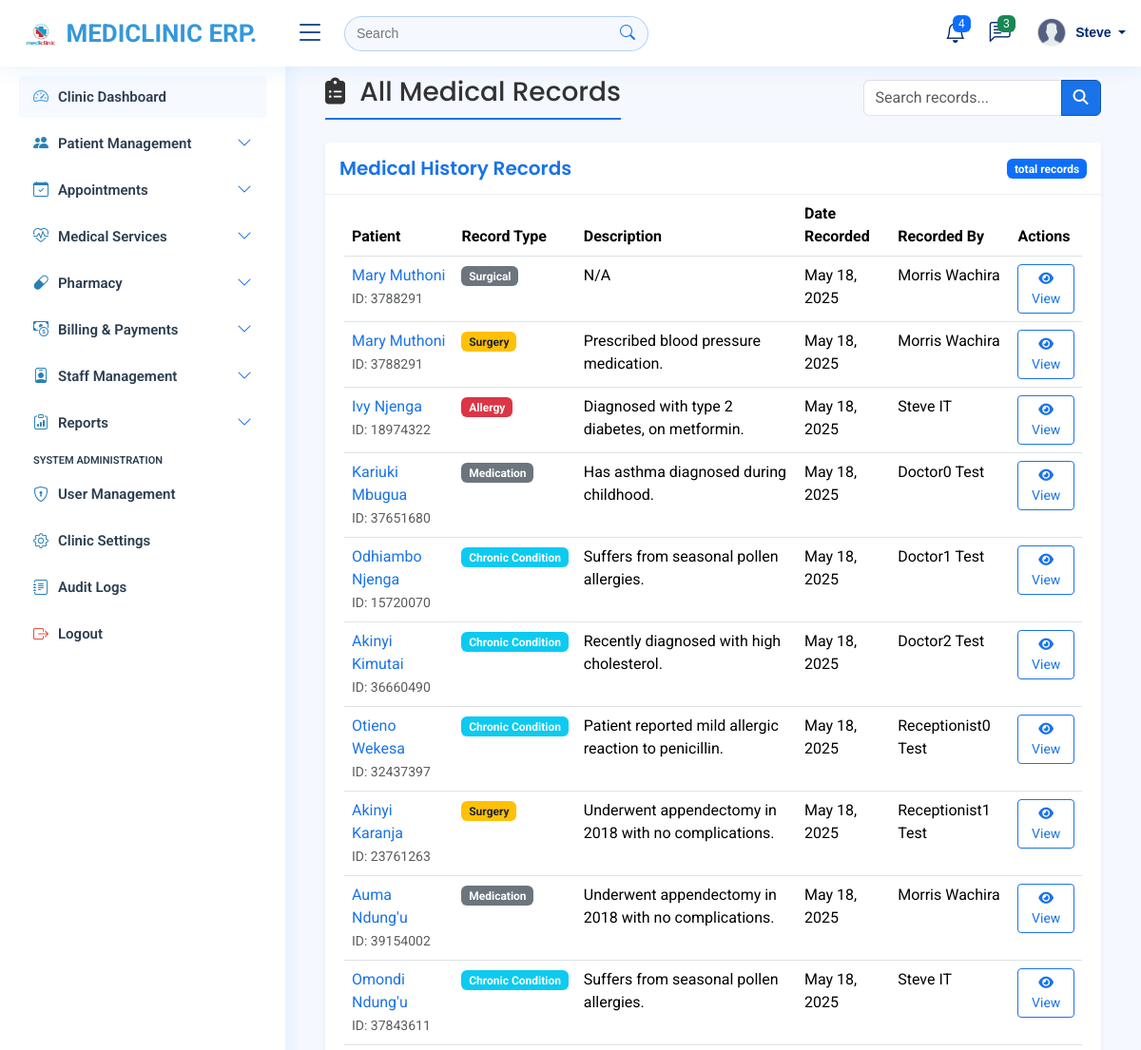
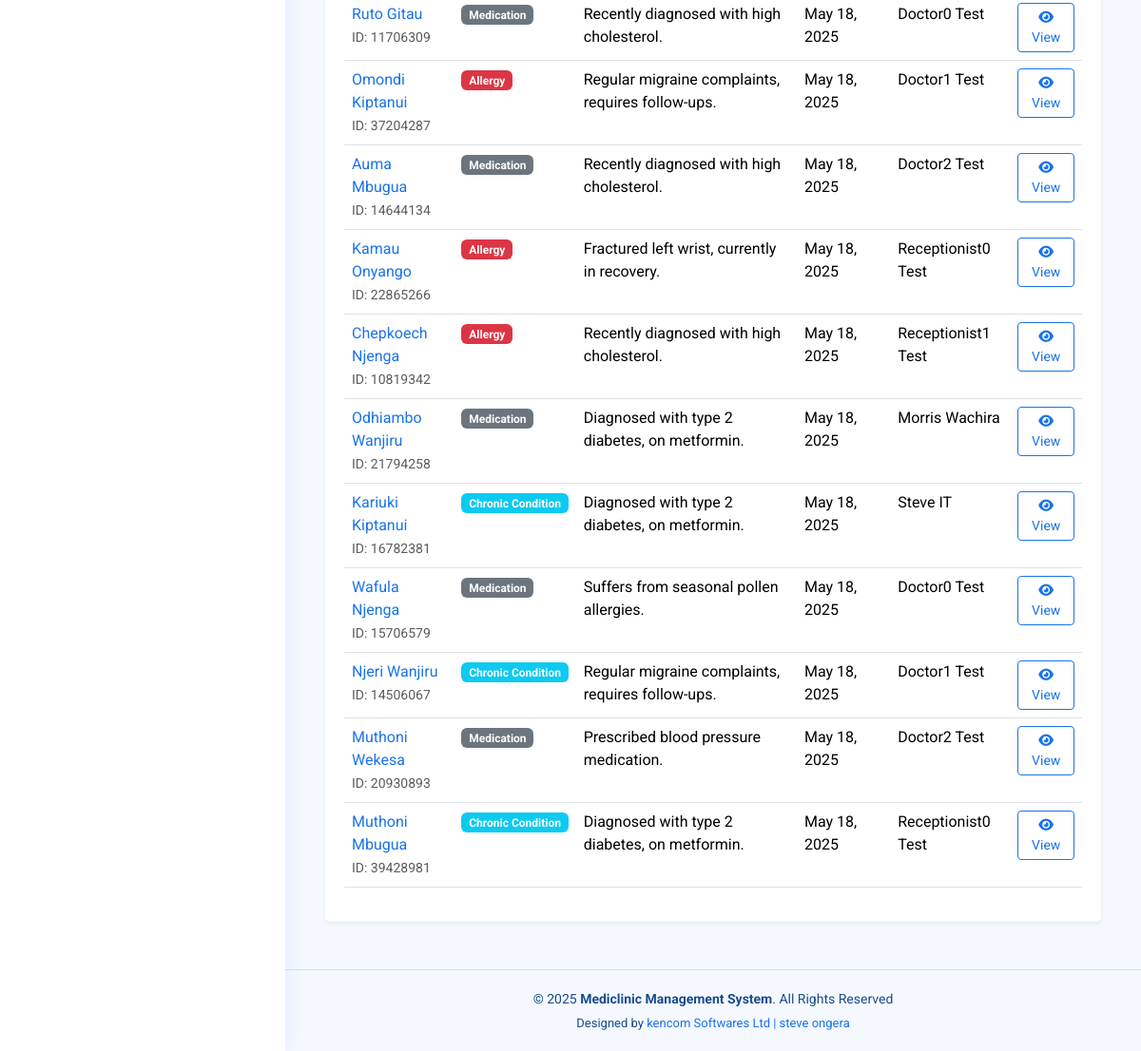
Before: /medical-records/ (signed in) with the older database file (2 pictures, top to bottom).
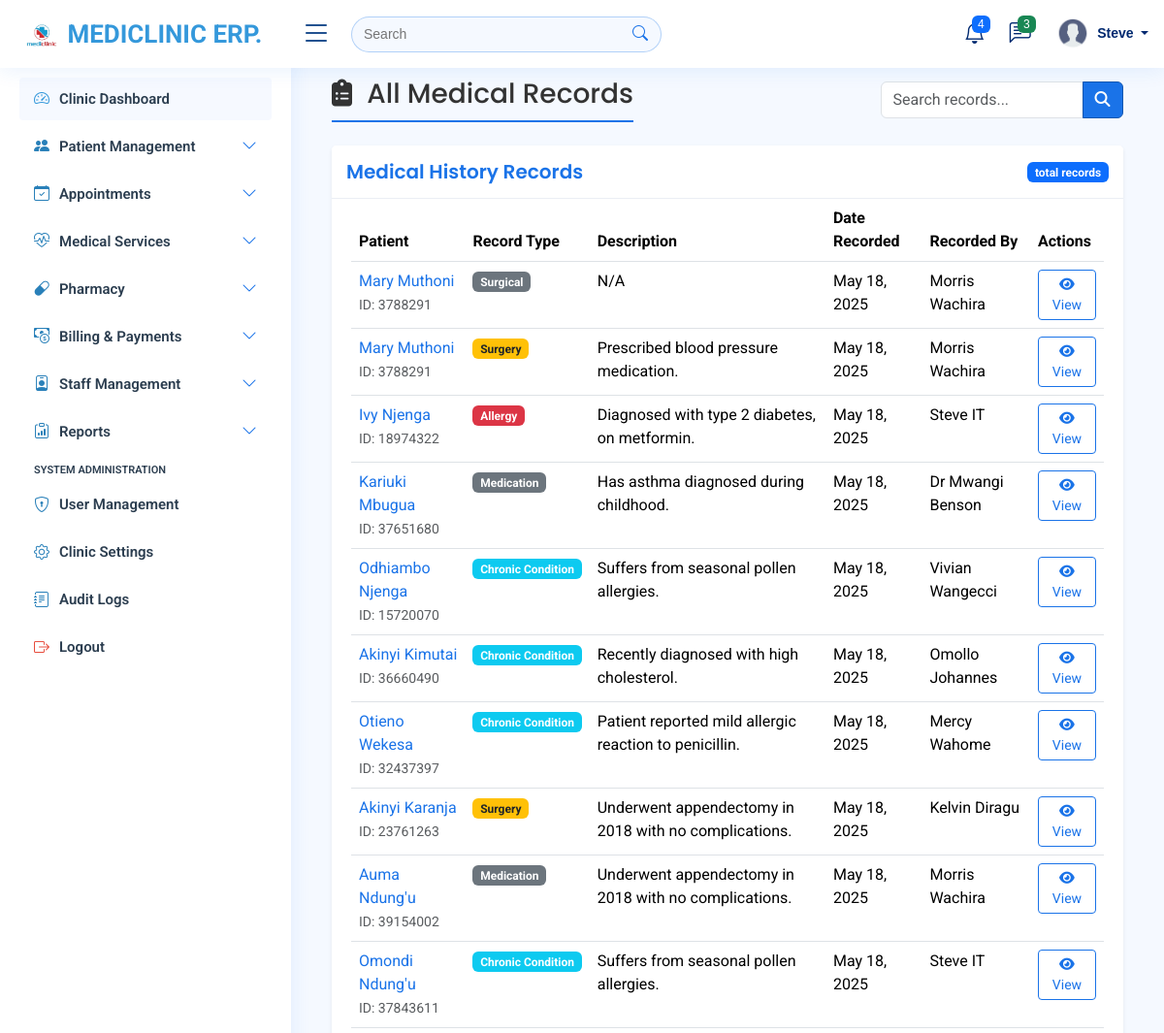
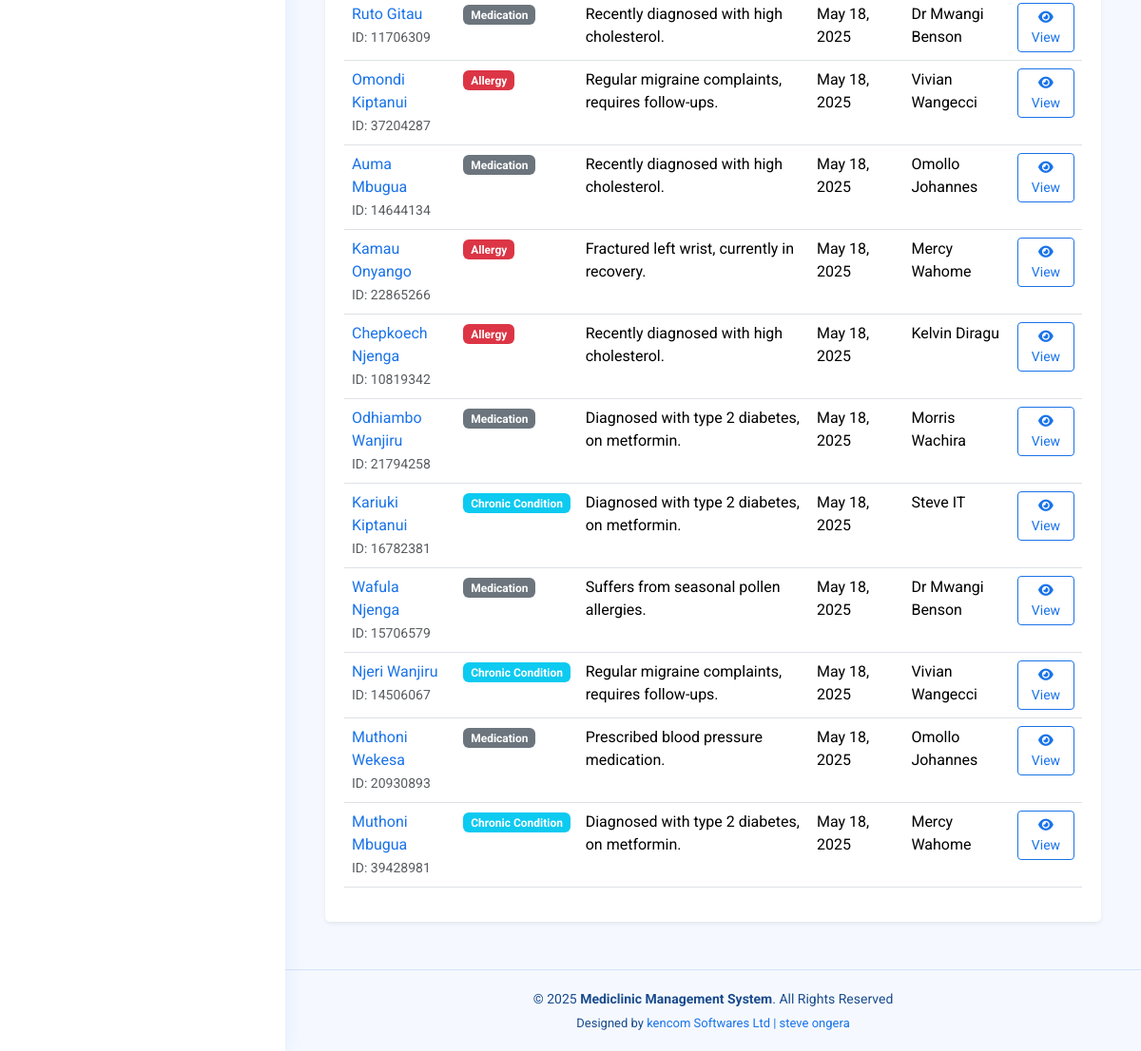
After: the same page with the newer database file (2 pictures, top to bottom).
### myapplication/models.py (models this page shows, shortened)
class PatientMedicalHistory(models.Model):
    patient = models.ForeignKey(Patient, on_delete=models.CASCADE)
    consultation = models.ForeignKey(Consultation, on_delete=models.CASCADE, blank=True, null=True)
    record_type = models.CharField(max_length=100)  # e.g., "Allergy", "Surgery", "Chronic Condition"
    description = models.TextField()
    date_recorded = models.DateField(auto_now_add=True)
    recorded_by = models.ForeignKey(User, on_delete=models.SET_NULL, null=True)

class User(AbstractUser):
    USER_TYPE_CHOICES = (
        ('ADMIN', 'Administrator'),
        ('DOCTOR', 'Doctor'),
        ('RECEPTIONIST', 'Receptionist'),
    )
    user_type = models.CharField(max_length=12, choices=USER_TYPE_CHOICES)
    phone_number = models.CharField(max_length=15, blank=True, null=True)
    specialization = models.CharField(max_length=100, blank=True, null=True)  # For doctors
    license_number = models.CharField(max_length=50, blank=True, null=True)  # For doctors
    is_active = models.BooleanField(default=True)

class Patient(models.Model):
    GENDER_CHOICES = (
        ('M', 'Male'),
        ('F', 'Female'),
        ('O', 'Other'),
    )
    first_name = models.CharField(max_length=100)
    last_name = models.CharField(max_length=100)
    date_of_birth = models.DateField()
    gender = models.CharField(max_length=1, choices=GENDER_CHOICES)
    id_number = models.CharField(max_length=20, unique=True)
    phone_number = models.CharField(max_length=15)
    email = models.EmailField(blank=True, null=True)
    address = models.TextField(blank=True, null=True)
    blood_type = models.CharField(max_length=5, blank=True, null=True)
    allergies = models.TextField(blank=True, null=True)
    created_at = models.DateTimeField(auto_now_add=True)
    updated_at = models.DateTimeField(auto_now=True)
    class Meta:
        ordering = ['-created_at']

### myapplication/views.py (the view)
# urls.py: path('medical-records/', views.all_medical_records, name='all_medical_records'),
def all_medical_records(request):
    records = PatientMedicalHistory.objects.all().order_by('-date_recorded')
    paginator = Paginator(records, 25)  # Show 25 records per page
    page_number = request.GET.get('page')
    page_obj = paginator.get_page(page_number)
    context = {
        'records': page_obj,
        'page_obj': page_obj,
    }
    return render(request, 'medical_history/all_medical_records.html', context)

### templates/medical_history/all_medical_records.html (shortened to what this page needs)
{% extends 'base/base.html' %}
{% load static %}
{% block content %}
<div class="container-fluid">
    <div class="d-sm-flex align-items-center justify-content-between mb-4">
        <h1 class="h3 mb-0 text-gray-800">
            <i class="fas fa-clipboard-list me-2"></i>
            All Medical Records
        </h1>
        <div>
            <div class="input-group">
                <input type="text" class="form-control" placeholder="Search records..." id="recordSearch">
                <button class="btn btn-primary" type="button">
                    <i class="fas fa-search"></i>
                </button>
            </div>
        </div>
    </div>
    <div class="card shadow-sm">
        <div class="card-header bg-white d-flex justify-content-between align-items-center">
            <h5 class="mb-0">Medical History Records</h5>
            <div>
                <span class="badge bg-primary">{{ records.count }} total records</span>
            </div>
        </div>
        <div class="card-body">
            {% if records %}
            <div class="table-responsive">
                <table class="table table-hover">
                    <thead class="thead-light">
                        <tr>
                            <th>Patient</th>
                            <th>Record Type</th>
                            <th>Description</th>
                            <th>Date Recorded</th>
                            <th>Recorded By</th>
                            <th>Actions</th>
                        </tr>
                    </thead>
                    <tbody>
                        {% for record in records %}
                        <tr>
                            <td>
                                <a href="{% url 'patient_medical_history' record.patient.id %}">
                                    {{ record.patient.first_name }} {{ record.patient.last_name }}
                                </a>
                                <br>
                                <small class="text-muted">ID: {{ record.patient.id_number }}</small>
                            </td>
                            <td>
                                <span class="badge
                                    {% if record.record_type == 'Allergy' %}bg-danger
                                    {% elif record.record_type == 'Surgery' %}bg-warning text-dark
                                    {% elif record.record_type == 'Chronic Condition' %}bg-info
                                    {% else %}bg-secondary{% endif %}">
                                    {{ record.record_type }}
                                </span>
                            </td>
                            <td>{{ record.description|truncatewords:8 }}</td>
                            <td>{{ record.date_recorded|date:"M d, Y" }}</td>
                            <td>
                                {% if record.recorded_by %}
                                {{ record.recorded_by.get_full_name }}
                                {% else %}
                                System
                                {% endif %}
                            </td>
                            <td>
                                <a href="{% url 'patient_medical_history' record.patient.id %}"
                                class="btn btn-sm btn-outline-primary">
                                    <i class="fas fa-eye"></i> View
                                </a>
                            </td>
                        </tr>
                        {% endfor %}
                    </tbody>
                </table>
            </div>
            {% else %}
            <div class="text-center py-4">
                <i class="fas fa-clipboard-list fa-3x text-muted mb-3"></i>
                <h5 class="text-muted">No medical records found</h5>
            </div>
            {% endif %}
        </div>
    </div>
</div>
{% endblock %}

Changed rows visible on the page:
changed through a linked row, PatientMedicalHistory "Has asthma diagnosed during childhood.": recorded_by.get_full_name "Doctor0 Test" → "Dr Mwangi Benson"
changed through a linked row, PatientMedicalHistory (number 5 of 21 on the later page): recorded_by.get_full_name "Doctor1 Test" → "Vivian Wangecci"
changed through a linked row, PatientMedicalHistory "Kimutai": recorded_by.get_full_name "Doctor2 Test" → "Omollo Johannes"
changed through a linked row, PatientMedicalHistory "Patient reported mild allergic reaction to penicillin.": recorded_by.get_full_name "Receptionist0 Test" → "Mercy Wahome"
changed through a linked row, PatientMedicalHistory "Karanja": recorded_by.get_full_name "Receptionist1 Test" → "Kelvin Diragu"
changed through a linked row, PatientMedicalHistory "Ruto": recorded_by.get_full_name "Doctor0 Test" → "Dr Mwangi Benson"
changed through a linked row, PatientMedicalHistory (number 12 of 21 on the later page): recorded_by.get_full_name "Doctor1 Test" → "Vivian Wangecci"
changed through a linked row, PatientMedicalHistory (number 13 of 21 on the later page): recorded_by.get_full_name "Doctor2 Test" → "Omollo Johannes"
changed through a linked row, PatientMedicalHistory "Fractured left wrist, currently in recovery.": recorded_by.get_full_name "Receptionist0 Test" → "Mercy Wahome"
changed through a linked row, PatientMedicalHistory "Chepkoech": recorded_by.get_full_name "Receptionist1 Test" → "Kelvin Diragu"
changed through a linked row, PatientMedicalHistory "Wafula": recorded_by.get_full_name "Doctor0 Test" → "Dr Mwangi Benson"
changed through a linked row, PatientMedicalHistory "Njeri": recorded_by.get_full_name "Doctor1 Test" → "Vivian Wangecci"
changed through a linked row, PatientMedicalHistory (number 20 of 21 on the later page): recorded_by.get_full_name "Doctor2 Test" → "Omollo Johannes"
changed through a linked row, PatientMedicalHistory (number 21 of 21 on the later page): recorded_by.get_full_name "Receptionist0 Test" → "Mercy Wahome"
